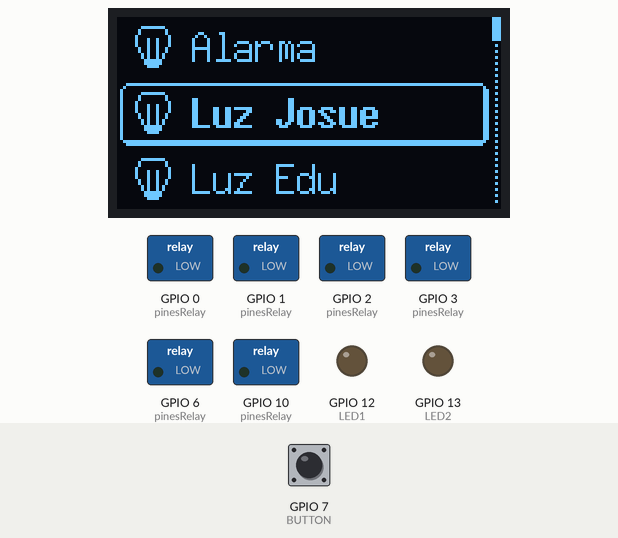
This program was run on a simulated ESP32-C3. Parts: 128×64 one-colour display, switched loads named in the program (green lamp = pin HIGH), output pins drawn as LEDs (lit = HIGH). Dashed ring = blinking. The inputs (shaded band) are chosen by the test bench; at power-on: GPIO 7 (BUTTON) HIGH. WiFi joins after 1.5 s; servers stay silent unless stated; no MQTT or app messages arrive unless stated; what the program prints to the serial monitor is not drawn.

Above: at 2.8 s.
2.9 s: GPIO 7 (BUTTON) pulled LOW for 3.2 s
At 4.5 s:
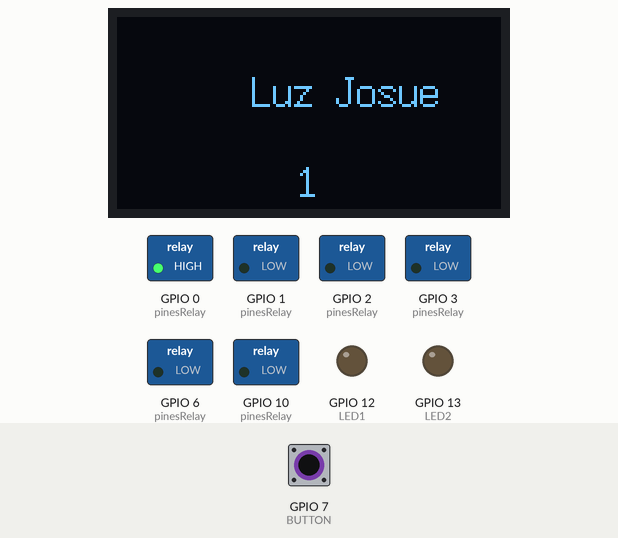
6.7 s: GPIO 7 (BUTTON) pulled LOW for 1 s
At 8.9 s:
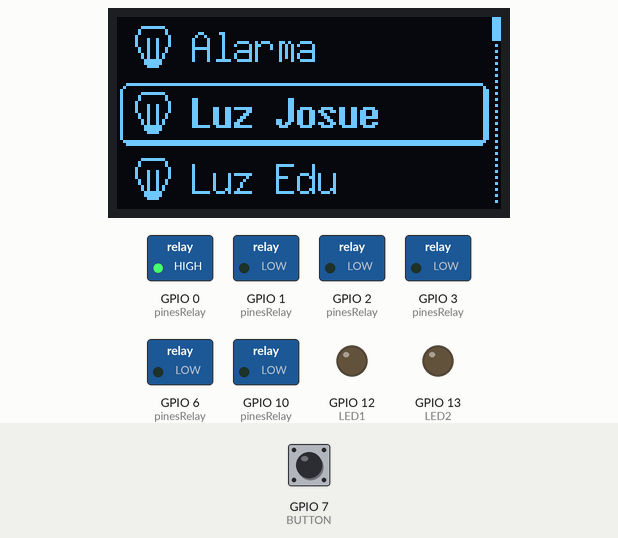
9.6 s: GPIO 7 (BUTTON) pulled LOW for 0.15 s
At 10.8 s:
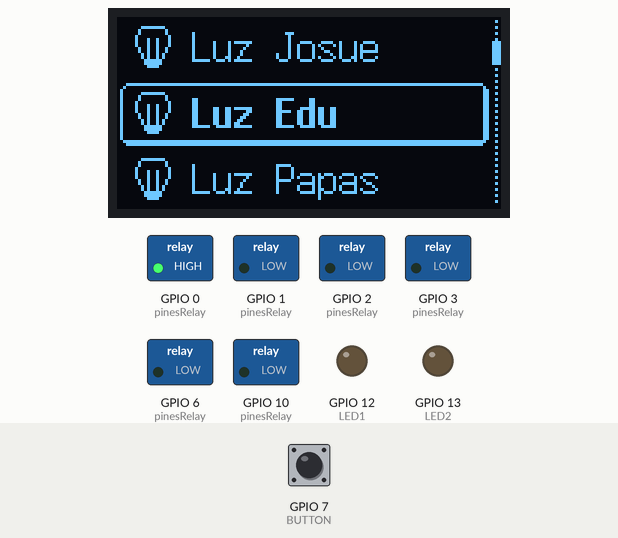
11.8 s: GPIO 7 (BUTTON) pulled LOW for 3.2 s
At 13.4 s:
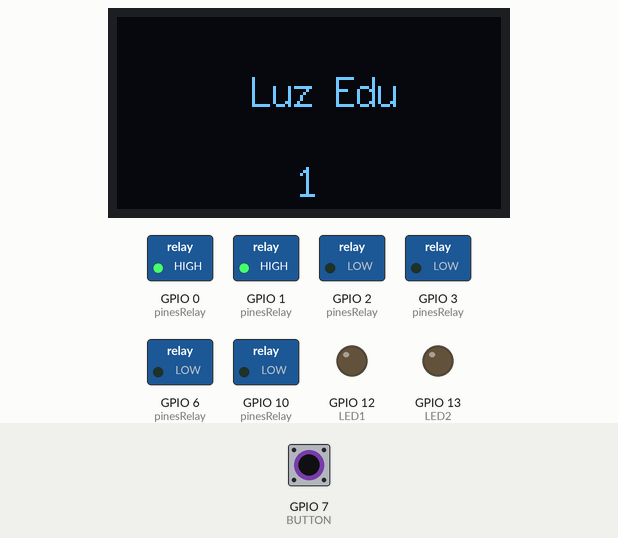
Timing chart, 0 to 16.6 s (numbered marks = the images above; inputs shaded):
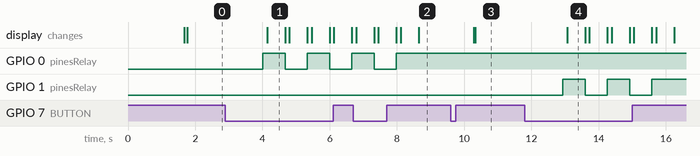

The program:

main.cpp
```cpp
#include <Arduino.h>
#include <WiFi.h>
#include <Wire.h>
#include <PubSubClient.h>
#include <stdint.h>
#include <Adafruit_GFX.h>
#include <Adafruit_SSD1306.h>
#include <U8g2lib.h>
#include <OneButton.h>

const int LED1 = 12;
const int LED2 = 13;

#define OLED_SDA 4
#define OLED_SCL 5
#define OLED_RST -1

bool ledState = LOW;
int pinAnterior = -1;
bool estadosLED[8] = {false, false, false, false, false, false, false, false};
int pinesRelay[] = {0, 1, 12, 13, 2, 3, 10, 6};


// Credenciales WiFi
const char *ssid = "CLARO-B612-9B21";
const char *pass = "3nDRaqQDFD";
// Credenciales MQTT
const char *brokerUser = "dev1";
const char *brokerPass = "pass";
const char *broker = "192.168.1.109";

WiFiClient espClient;
PubSubClient client(espClient);

U8G2_SH1106_128X64_NONAME_F_HW_I2C u8g2(U8G2_R0, /* clock=*/OLED_SCL, /* data=*/OLED_SDA, /* reset=*/OLED_RST);

const int NUM_ITEMS = 8;        // number of items in the list and also the number of screenshots and screenshots with QR codes (other screens)
const int MAX_ITEM_LENGTH = 20; // maximum characters for the item name

#define BUTTON 7   // pin for UP button

int button_up_clicked = 0;     // only perform action when button is clicked, and wait until another press
int button_select_clicked = 0; // same as above
int button_down_clicked = 0;   // same as above

int item_selected = 0; // which item in the menu is selected

int item_sel_previous; // previous item - used in the menu screen to draw the item before the selected one
int item_sel_next;     // next item - used in the menu screen to draw next item after the selected one

int current_screen = 0; // 0 = menu, 1 = screenshot, 2 = qr

OneButton btn = OneButton(
  BUTTON,  // Input pin for the button
  true,        // Button is active LOW
  true         // Enable internal pull-up resistor
);


// 'scrollbar_background', 8x64px
const unsigned char bitmap_scrollbar_background [] PROGMEM = {
  0x00, 0x40, 0x00, 0x40, 0x00, 0x40, 0x00, 0x40, 0x00, 0x40, 0x00, 0x40,
  0x00, 0x40, 0x00, 0x40, 0x00, 0x40, 0x00, 0x40, 0x00, 0x40, 0x00, 0x40,
  0x00, 0x40, 0x00, 0x40, 0x00, 0x40, 0x00, 0x40, 0x00, 0x40, 0x00, 0x40,
  0x00, 0x40, 0x00, 0x40, 0x00, 0x40, 0x00, 0x40, 0x00, 0x40, 0x00, 0x40,
  0x00, 0x40, 0x00, 0x40, 0x00, 0x40, 0x00, 0x40, 0x00, 0x40, 0x00, 0x40,
  0x00, 0x40, 0x00, 0x00, };


// 'item_sel_outline', 128x21px
const unsigned char bitmap_item_sel_outline [] PROGMEM = {
  0xF8, 0xFF, 0xFF, 0xFF, 0xFF, 0xFF, 0xFF, 0xFF, 0xFF, 0xFF, 0xFF, 0xFF,
  0xFF, 0xFF, 0xFF, 0x03, 0x04, 0x00, 0x00, 0x00, 0x00, 0x00, 0x00, 0x00,
  0x00, 0x00, 0x00, 0x00, 0x00, 0x00, 0x00, 0x04, 0x02, 0x00, 0x00, 0x00,
  0x00, 0x00, 0x00, 0x00, 0x00, 0x00, 0x00, 0x00, 0x00, 0x00, 0x00, 0x0C,
  0x02, 0x00, 0x00, 0x00, 0x00, 0x00, 0x00, 0x00, 0x00, 0x00, 0x00, 0x00,
  0x00, 0x00, 0x00, 0x0C, 0x02, 0x00, 0x00, 0x00, 0x00, 0x00, 0x00, 0x00,
  0x00, 0x00, 0x00, 0x00, 0x00, 0x00, 0x00, 0x0C, 0x02, 0x00, 0x00, 0x00,
  0x00, 0x00, 0x00, 0x00, 0x00, 0x00, 0x00, 0x00, 0x00, 0x00, 0x00, 0x0C,
  0x02, 0x00, 0x00, 0x00, 0x00, 0x00, 0x00, 0x00, 0x00, 0x00, 0x00, 0x00,
  0x00, 0x00, 0x00, 0x0C, 0x02, 0x00, 0x00, 0x00, 0x00, 0x00, 0x00, 0x00,
  0x00, 0x00, 0x00, 0x00, 0x00, 0x00, 0x00, 0x0C, 0x02, 0x00, 0x00, 0x00,
  0x00, 0x00, 0x00, 0x00, 0x00, 0x00, 0x00, 0x00, 0x00, 0x00, 0x00, 0x0C,
  0x02, 0x00, 0x00, 0x00, 0x00, 0x00, 0x00, 0x00, 0x00, 0x00, 0x00, 0x00,
  0x00, 0x00, 0x00, 0x0C, 0x02, 0x00, 0x00, 0x00, 0x00, 0x00, 0x00, 0x00,
  0x00, 0x00, 0x00, 0x00, 0x00, 0x00, 0x00, 0x0C, 0x02, 0x00, 0x00, 0x00,
  0x00, 0x00, 0x00, 0x00, 0x00, 0x00, 0x00, 0x00, 0x00, 0x00, 0x00, 0x0C,
  0x02, 0x00, 0x00, 0x00, 0x00, 0x00, 0x00, 0x00, 0x00, 0x00, 0x00, 0x00,
  0x00, 0x00, 0x00, 0x0C, 0x02, 0x00, 0x00, 0x00, 0x00, 0x00, 0x00, 0x00,
  0x00, 0x00, 0x00, 0x00, 0x00, 0x00, 0x00, 0x0C, 0x02, 0x00, 0x00, 0x00,
  0x00, 0x00, 0x00, 0x00, 0x00, 0x00, 0x00, 0x00, 0x00, 0x00, 0x00, 0x0C,
  0x02, 0x00, 0x00, 0x00, 0x00, 0x00, 0x00, 0x00, 0x00, 0x00, 0x00, 0x00,
  0x00, 0x00, 0x00, 0x0C, 0x02, 0x00, 0x00, 0x00, 0x00, 0x00, 0x00, 0x00,
  0x00, 0x00, 0x00, 0x00, 0x00, 0x00, 0x00, 0x0C, 0x02, 0x00, 0x00, 0x00,
  0x00, 0x00, 0x00, 0x00, 0x00, 0x00, 0x00, 0x00, 0x00, 0x00, 0x00, 0x0C,
  0x02, 0x00, 0x00, 0x00, 0x00, 0x00, 0x00, 0x00, 0x00, 0x00, 0x00, 0x00,
  0x00, 0x00, 0x00, 0x0C, 0xFC, 0xFF, 0xFF, 0xFF, 0xFF, 0xFF, 0xFF, 0xFF,
  0xFF, 0xFF, 0xFF, 0xFF, 0xFF, 0xFF, 0xFF, 0x07, 0xF8, 0xFF, 0xFF, 0xFF,
  0xFF, 0xFF, 0xFF, 0xFF, 0xFF, 0xFF, 0xFF, 0xFF, 0xFF, 0xFF, 0xFF, 0x03,
  };

// 'icon_3dcube', 16x16px
const unsigned char bitmap_icon_luz [] PROGMEM = {
	0x00, 0x00, 0xf0, 0x0f, 0x08, 0x10, 0x08, 0x10, 0x04, 0x20, 0x44, 0x22, 0x44, 0x22, 0x44, 0x22,
	0x48, 0x12, 0x48, 0x12, 0x50, 0x0a, 0x50, 0x0a, 0xe0, 0x07, 0xe0, 0x07, 0xc0, 0x03, 0x00, 0x00
};
// 'icon_battery', 16x16px
const unsigned char bitmap_icon_battery [] PROGMEM = {
  0x00, 0x00, 0x00, 0x00, 0x00, 0x00, 0x00, 0x00, 0xFC, 0x1F, 0x02, 0x20,
  0xDA, 0x66, 0xDA, 0x66, 0xDA, 0x66, 0x02, 0x20, 0xFC, 0x1F, 0x00, 0x00,
  0x00, 0x00, 0x00, 0x00, 0x00, 0x00, 0x00, 0x00, };
// 'icon_dashboard', 16x16px
const unsigned char bitmap_icon_dashboard [] PROGMEM = {
  0xE0, 0x07, 0x18, 0x18, 0x84, 0x24, 0x0A, 0x40, 0x12, 0x50, 0x21, 0x80,
  0xC1, 0x81, 0x45, 0xA2, 0x41, 0x82, 0x81, 0x81, 0x05, 0xA0, 0x02, 0x40,
  0xD2, 0x4B, 0xC4, 0x23, 0x18, 0x18, 0xE0, 0x07, };
// 'icon_fireworks', 16x16px
const unsigned char bitmap_icon_fireworks [] PROGMEM = {
  0x00, 0x00, 0x00, 0x10, 0x00, 0x29, 0x08, 0x10, 0x08, 0x00, 0x36, 0x00,
  0x08, 0x08, 0x08, 0x08, 0x00, 0x00, 0x00, 0x63, 0x00, 0x00, 0x00, 0x08,
  0x20, 0x08, 0x50, 0x00, 0x20, 0x00, 0x00, 0x00, };
// 'icon_gps_speed', 16x16px
const unsigned char bitmap_icon_gps_speed [] PROGMEM = {
  0x00, 0x00, 0xC0, 0x0F, 0x00, 0x10, 0x80, 0x27, 0x00, 0x48, 0x00, 0x53,
  0x60, 0x54, 0xE0, 0x54, 0xE0, 0x51, 0xE0, 0x43, 0xE0, 0x03, 0x50, 0x00,
  0xF8, 0x00, 0x04, 0x01, 0xFE, 0x03, 0x00, 0x00, };
// 'icon_knob_over_oled', 16x16px
const unsigned char bitmap_icon_knob_over_oled [] PROGMEM = {
  0x00, 0x00, 0xF8, 0x0F, 0xC8, 0x0A, 0xD8, 0x0D, 0x88, 0x0A, 0xF8, 0x0F,
  0xC0, 0x01, 0x80, 0x00, 0x00, 0x00, 0x90, 0x04, 0x92, 0x24, 0x04, 0x10,
  0x00, 0x80, 0x01, 0x40, 0x00, 0x00, 0x00, 0x00, };
// 'icon_parksensor', 16x16px
const unsigned char bitmap_icon_parksensor [] PROGMEM = {
  0x00, 0x00, 0x00, 0x00, 0x00, 0x00, 0x3F, 0x00, 0x44, 0x00, 0xA4, 0x00,
  0x9F, 0x00, 0x00, 0x81, 0x30, 0xA1, 0x48, 0xA9, 0x4B, 0xA9, 0x30, 0xA0,
  0x00, 0x80, 0x00, 0x00, 0x00, 0x00, 0x00, 0x00, };
// 'icon_turbo', 16x16px
const unsigned char bitmap_icon_turbo [] PROGMEM = {
  0x00, 0x70, 0xE0, 0x8F, 0x18, 0x80, 0x04, 0x80, 0x02, 0x80, 0xC2, 0x8F,
  0x21, 0x72, 0x51, 0x05, 0x91, 0x44, 0x51, 0x45, 0x21, 0x42, 0xC2, 0x21,
  0x02, 0x20, 0x04, 0x10, 0x18, 0x0C, 0xE0, 0x03, };

// Array of all bitmaps for convenience. (Total bytes used to store images in PROGMEM = 384)
const unsigned char* bitmap_icons[8] = {
  bitmap_icon_luz,
  bitmap_icon_luz,
  bitmap_icon_luz,
  bitmap_icon_luz,
  bitmap_icon_luz,
  bitmap_icon_luz,
  bitmap_icon_luz,
  bitmap_icon_luz
};

char menu_items[NUM_ITEMS][MAX_ITEM_LENGTH] = { // array with item names
    {"Luz Josue"},
    {"Luz Edu"},
    {"Luz Papas"},
    {"Luz Patio1"},
    {"Luz Baño"},
    {"Luz Patio2"},
    {"Luz Cruz"},
    {"Alarma"}};


// note - when changing the order of items above, make sure the other arrays referencing bitmaps
// also have the same order, for example array "bitmap_icons" for icons, and other arrays for screenshots and QR codes


void setupWifi()
{
  delay(100);
  Serial.println("\nConectando a");
  Serial.println(ssid);

  WiFi.begin(ssid, pass);
  while (WiFi.status() != WL_CONNECTED)
  {
    delay(100);
    Serial.print("-");
  }
  Serial.print("\nConectado a");
  Serial.println(ssid);
  // digitalWrite(LED2, HIGH);
}

void reconnect()
{
  while (!client.connected())
  {
    Serial.print("\nConectando a");
    Serial.print(broker);
    if (client.connect("xxx", brokerUser, brokerPass))
    {
      Serial.print("\nConectado a");
      Serial.print(broker);
      // digitalWrite(LED1, HIGH);
    }
    else
    {
      Serial.println("\nIntentando conectar denuevo");
      delay(5000);
    }
  }
}

void button_up() {
  // digitalWrite(LED1, HIGH);
  item_selected = item_selected - 1; // select previous item
      // button_up_clicked = 1;             // set button to clicked to only perform the action once
      if (item_selected < 0)
      { // if first item was selected, jump to last item
        item_selected = NUM_ITEMS - 1;
      }
  //     delay(100);
  // digitalWrite(LED1, LOW);
}

void button_down(){
  // digitalWrite(LED2, HIGH);
  item_selected = item_selected + 1; // select next item
      // button_down_clicked = 1;           // set button to clicked to only perform the action once
      if (item_selected >= NUM_ITEMS)
      { // last item was selected, jump to first menu item
        item_selected = 0;
      }
  //     delay(100);

  // digitalWrite(LED2, LOW);
}

void button_press(){
  char* valorBuscado = menu_items[item_selected];
  int longitudArray = sizeof(menu_items) / sizeof(menu_items[0]);

  int posicion = -1; // Inicializa la variable de posición en -1 (valor predeterminado si no se encuentra el valor)

  // Recorre el array buscando el valor
  for (int i = 0; i < longitudArray; i++) {
  if (strcmp(menu_items[i], valorBuscado) == 0) {
    posicion = i; // Guarda la posición si se encuentra el valor
    break; // Rompe el bucle una vez se haya encontrado el valor
  }
}

  if (posicion != -1) {
  Serial.print("El valor '");
  Serial.print(valorBuscado);
  Serial.print("' se encuentra en la posición ");
  Serial.println(posicion);

  // Verifica si la posición es válida para acceder al array de pines
  if (posicion < sizeof(pinesRelay) / sizeof(pinesRelay[0])) {
    int pinActual = pinesRelay[posicion];

    int posicionAnterior = (posicion == 0) ? (sizeof(estadosLED) / sizeof(estadosLED[0])) - 1 : posicion - 1;


      // Cambia el estado del LED actual
      estadosLED[posicion] = !estadosLED[posicion];
      digitalWrite(pinActual, estadosLED[posicion] ? HIGH : LOW);

    delay(100);
    u8g2.clearBuffer();
    u8g2.setCursor(45,30);
    u8g2.setFont(u8g_font_7x14);
    u8g2.print(menu_items[posicion]);
    u8g2.setCursor(60,60);
    u8g2.print(estadosLED[posicion]);
    u8g2.sendBuffer();
    delay(500);
    // Aquí puedes agregar el código que deseas ejecutar con el número de pin
    // Utiliza la variable 'pin' para referirte al número del pin correspondiente
    // Por ejemplo, puedes encender o apagar un LED conectado a ese pin
    // Ejemplo: digitalWrite(pin, HIGH);
  } else {
    Serial.println("La posición del valor no es válida para acceder al array de pines.");
  }
} else {
  Serial.print("El valor '");
  Serial.print(valorBuscado);
  Serial.println("' no se encontró en el array de valores.");
}
}


void setup()
{
  u8g2.setColorIndex(1); // set the color to white
  u8g2.begin();
  u8g2.setBitmapMode(1);


  pinMode(LED1, OUTPUT);
  pinMode(LED2, OUTPUT);
  pinMode(0, OUTPUT);
  pinMode(1, OUTPUT);
  // pinMode(12, OUTPUT);
  // pinMode(13, OUTPUT);
  pinMode(2, OUTPUT);
  pinMode(3, OUTPUT);
  pinMode(10, OUTPUT);
  pinMode(6, OUTPUT);


  // btn.setDebounceTicks(80);
  // btn.setClickTicks(600);
  btn.setPressTicks(1000);

  btn.attachClick(button_down);
  btn.attachDoubleClick(button_up);
  btn.attachDuringLongPress(button_press);


  setupWifi();
  client.setServer(broker, 1883);

}

void menuDisplay(){
  if (current_screen == 0)
  { // MENU SCREEN


    // selected item background
    u8g2.drawXBMP(0, 22, 128, 21, bitmap_item_sel_outline);

    // draw previous item as icon + label
    u8g2.setFont(u8g_font_7x14);
    u8g2.drawStr(25, 15, menu_items[item_sel_previous]);
    u8g2.drawXBMP(4, 2, 16, 16, bitmap_icons[item_sel_previous]);

    // draw selected item as icon + label in bold font
    u8g2.setFont(u8g_font_7x14B);
    u8g2.drawStr(25, 15 + 20 + 2, menu_items[item_selected]);
    u8g2.drawXBMP(4, 24, 16, 16, bitmap_icons[item_selected]);

    // draw next item as icon + label
    u8g2.setFont(u8g_font_7x14);
    u8g2.drawStr(25, 15 + 20 + 20 + 2 + 2, menu_items[item_sel_next]);
    u8g2.drawXBMP(4, 46, 16, 16, bitmap_icons[item_sel_next]);

    // draw scrollbar background
    u8g2.drawXBMP(128 - 8, 0, 8, 64, bitmap_scrollbar_background);

    // draw scrollbar handle
    u8g2.drawBox(125, 64 / NUM_ITEMS * item_selected, 3, 64 / NUM_ITEMS);


  }
}

void loop()
{
  btn.tick();
  delay(10);
  u8g2.clearBuffer();
  menuDisplay();
  u8g2.sendBuffer();

   // send buffer from RAM to display controller

  // else if (current_screen == 1)
  // {                                                                  // SCREENSHOTS SCREEN
  //   u8g2.drawXBMP(0, 0, 128, 64, bitmap_screenshots[item_selected]); // draw screenshot
  // }
  // else if (current_screen == 2)
  // {                                                               // QR SCREEN
  //   u8g2.drawXBMP(0, 0, 128, 64, bitmap_qr_codes[item_selected]); // draw qr code screenshot
  // }

  //if (current_screen == 0)
   // MENU SCREEN

    // up and down buttons only work for the menu screen
    // if ((digitalRead(BUTTON_UP_PIN) == LOW) && (button_up_clicked == 0))
    // {                                    // up button clicked - jump to previous menu item
    //   item_selected = item_selected - 1; // select previous item
    //   button_up_clicked = 1;             // set button to clicked to only perform the action once
    //   if (item_selected < 0)
    //   { // if first item was selected, jump to last item
    //     item_selected = NUM_ITEMS - 1;
    //   }
    // }
    // else if ((digitalRead(BUTTON_DOWN_PIN) == LOW) && (button_down_clicked == 0))
    // {                                    // down button clicked - jump to next menu item
    //   item_selected = item_selected + 1; // select next item
    //   button_down_clicked = 1;           // set button to clicked to only perform the action once
    //   if (item_selected >= NUM_ITEMS)
    //   { // last item was selected, jump to first menu item
    //     item_selected = 0;
    //   }
    // }

    // if ((digitalRead(BUTTON_UP_PIN) == HIGH) && (button_up_clicked == 1))
    // { // unclick
    //   button_up_clicked = 0;
    // }
    // if ((digitalRead(BUTTON_DOWN_PIN) == HIGH) && (button_down_clicked == 1))
    // { // unclick
    //   button_down_clicked = 0;
    // }


  // if ((digitalRead(BUTTON_SELECT_PIN) == LOW) && (button_select_clicked == 0))
  // {                            // select button clicked, jump between screens
  //   button_select_clicked = 1; // set button to clicked to only perform the action once
  //   if (current_screen == 0)
  //   {
  //     current_screen = 1;
  //   } // menu items screen --> screenshots screen
  //   else
  //   {
  //     current_screen = 0;
  //   } // qr codes screen --> menu items screen
  // }
  // if ((digitalRead(BUTTON_SELECT_PIN) == HIGH) && (button_select_clicked == 1))
  // { // unclick
  //   button_select_clicked = 0;
  // }

  // set correct values for the previous and next items
  item_sel_previous = item_selected - 1;
  if (item_sel_previous < 0)
  {
    item_sel_previous = NUM_ITEMS - 1;
  } // previous item would be below first = make it the last
  item_sel_next = item_selected + 1;
  if (item_sel_next >= NUM_ITEMS)
  {
    item_sel_next = 0;
  } // next item would be after last = make it the first


  if (!client.connected())
  {
    reconnect();
  }
  client.loop();
}
```

Measured:
- after the input at 2.9 s, GPIO 0 (pinesRelay): alternates HIGH for 0.66 s and LOW for 0.66 s, starting after 1.1 s; the display: changes after 1.2 s (image 1)
- after the input at 6.7 s, GPIO 0 (pinesRelay): HIGH → LOW after 0.62 s, → HIGH 0.66 s later; the display: first differs from a run without the input after 0.75 s (image 2 shows a later state)
- after the input at 9.6 s, the display: first changes after 0.69 s (image 3 shows a later state)
- after the input at 11.8 s, GPIO 1 (pinesRelay): alternates HIGH for 0.66 s and LOW for 0.66 s, starting after 1.1 s; the display: changes after 1.3 s (image 4)
- what the display in image 1 shows lasts 0.6 s, from 4.1 s to 4.7 s
